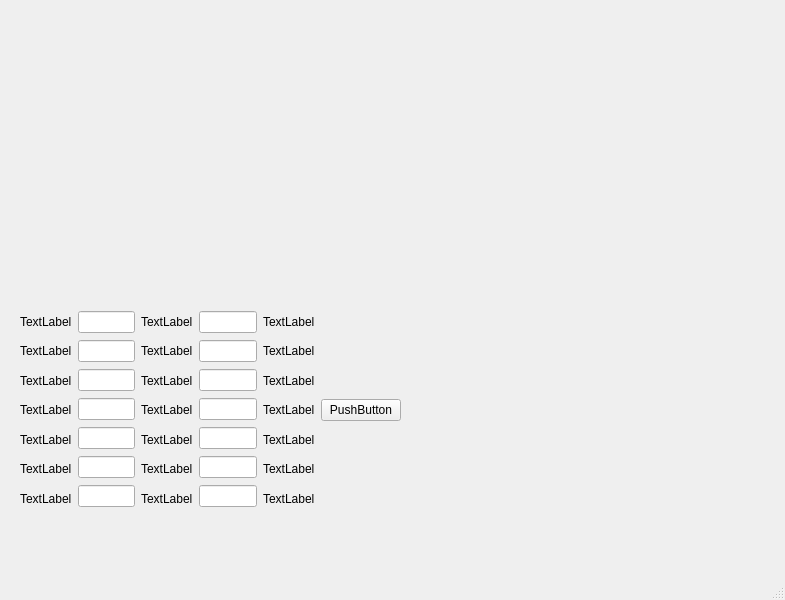
<?xml version="1.0" encoding="UTF-8"?>
<ui version="4.0">
 <class>MainWindow</class>
 <widget class="QMainWindow" name="MainWindow">
  <property name="geometry">
   <rect>
    <x>0</x>
    <y>0</y>
    <width>785</width>
    <height>600</height>
   </rect>
  </property>
  <property name="windowTitle">
   <string>MainWindow</string>
  </property>
  <widget class="QWidget" name="centralwidget">
   <widget class="QWidget" name="horizontalLayoutWidget">
    <property name="geometry">
     <rect>
      <x>10</x>
      <y>10</y>
      <width>771</width>
      <height>41</height>
     </rect>
    </property>
    <layout class="QHBoxLayout" name="horizontalLayout"/>
   </widget>
   <widget class="QWidget" name="horizontalLayoutWidget_2">
    <property name="geometry">
     <rect>
      <x>10</x>
      <y>50</y>
      <width>771</width>
      <height>241</height>
     </rect>
    </property>
    <layout class="QHBoxLayout" name="horizontalLayout_2"/>
   </widget>
   <widget class="QWidget" name="horizontalLayoutWidget_3">
    <property name="geometry">
     <rect>
      <x>20</x>
      <y>310</y>
      <width>381</width>
      <height>200</height>
     </rect>
    </property>
    <layout class="QHBoxLayout" name="horizontalLayout_3">
     <item>
      <layout class="QVBoxLayout" name="verticalLayout_4">
       <item>
        <widget class="QLabel" name="label_8">
         <property name="text">
          <string>TextLabel</string>
         </property>
        </widget>
       </item>
       <item>
        <widget class="QLabel" name="label_9">
         <property name="text">
          <string>TextLabel</string>
         </property>
        </widget>
       </item>
       <item>
        <widget class="QLabel" name="label_10">
         <property name="text">
          <string>TextLabel</string>
         </property>
        </widget>
       </item>
       <item>
        <widget class="QLabel" name="label_11">
         <property name="text">
          <string>TextLabel</string>
         </property>
        </widget>
       </item>
       <item>
        <widget class="QLabel" name="label_12">
         <property name="text">
          <string>TextLabel</string>
         </property>
        </widget>
       </item>
       <item>
        <widget class="QLabel" name="label_13">
         <property name="text">
          <string>TextLabel</string>
         </property>
        </widget>
       </item>
       <item>
        <widget class="QLabel" name="label_14">
         <property name="text">
          <string>TextLabel</string>
         </property>
        </widget>
       </item>
      </layout>
     </item>
     <item>
      <layout class="QVBoxLayout" name="verticalLayout_2">
       <item>
        <widget class="QLineEdit" name="lineEdit_6"/>
       </item>
       <item>
        <widget class="QLineEdit" name="lineEdit_7"/>
       </item>
       <item>
        <widget class="QLineEdit" name="lineEdit_3"/>
       </item>
       <item>
        <widget class="QLineEdit" name="lineEdit_4"/>
       </item>
       <item>
        <widget class="QLineEdit" name="lineEdit_5"/>
       </item>
       <item>
        <widget class="QLineEdit" name="lineEdit"/>
       </item>
       <item>
        <widget class="QLineEdit" name="lineEdit_8"/>
       </item>
      </layout>
     </item>
     <item>
      <layout class="QVBoxLayout" name="verticalLayout_5">
       <item>
        <widget class="QLabel" name="label_15">
         <property name="text">
          <string>TextLabel</string>
         </property>
        </widget>
       </item>
       <item>
        <widget class="QLabel" name="label_16">
         <property name="text">
          <string>TextLabel</string>
         </property>
        </widget>
       </item>
       <item>
        <widget class="QLabel" name="label_17">
         <property name="text">
          <string>TextLabel</string>
         </property>
        </widget>
       </item>
       <item>
        <widget class="QLabel" name="label_18">
         <property name="text">
          <string>TextLabel</string>
         </property>
        </widget>
       </item>
       <item>
        <widget class="QLabel" name="label_19">
         <property name="text">
          <string>TextLabel</string>
         </property>
        </widget>
       </item>
       <item>
        <widget class="QLabel" name="label_20">
         <property name="text">
          <string>TextLabel</string>
         </property>
        </widget>
       </item>
       <item>
        <widget class="QLabel" name="label_21">
         <property name="text">
          <string>TextLabel</string>
         </property>
        </widget>
       </item>
      </layout>
     </item>
     <item>
      <layout class="QVBoxLayout" name="verticalLayout_3">
       <item>
        <widget class="QLineEdit" name="lineEdit_10"/>
       </item>
       <item>
        <widget class="QLineEdit" name="lineEdit_9"/>
       </item>
       <item>
        <widget class="QLineEdit" name="lineEdit_11"/>
       </item>
       <item>
        <widget class="QLineEdit" name="lineEdit_12"/>
       </item>
       <item>
        <widget class="QLineEdit" name="lineEdit_13"/>
       </item>
       <item>
        <widget class="QLineEdit" name="lineEdit_2"/>
       </item>
       <item>
        <widget class="QLineEdit" name="lineEdit_14"/>
       </item>
      </layout>
     </item>
     <item>
      <layout class="QVBoxLayout" name="verticalLayout">
       <item>
        <widget class="QLabel" name="label_6">
         <property name="text">
          <string>TextLabel</string>
         </property>
        </widget>
       </item>
       <item>
        <widget class="QLabel" name="label_3">
         <property name="text">
          <string>TextLabel</string>
         </property>
        </widget>
       </item>
       <item>
        <widget class="QLabel" name="label_2">
         <property name="text">
          <string>TextLabel</string>
         </property>
        </widget>
       </item>
       <item>
        <widget class="QLabel" name="label_5">
         <property name="text">
          <string>TextLabel</string>
         </property>
        </widget>
       </item>
       <item>
        <widget class="QLabel" name="label_4">
         <property name="text">
          <string>TextLabel</string>
         </property>
        </widget>
       </item>
       <item>
        <widget class="QLabel" name="label">
         <property name="text">
          <string>TextLabel</string>
         </property>
        </widget>
       </item>
       <item>
        <widget class="QLabel" name="label_7">
         <property name="text">
          <string>TextLabel</string>
         </property>
        </widget>
       </item>
      </layout>
     </item>
     <item>
      <widget class="QPushButton" name="pushButton">
       <property name="text">
        <string>PushButton</string>
       </property>
      </widget>
     </item>
    </layout>
   </widget>
  </widget>
  <widget class="QMenuBar" name="menubar">
   <property name="geometry">
    <rect>
     <x>0</x>
     <y>0</y>
     <width>785</width>
     <height>26</height>
    </rect>
   </property>
  </widget>
  <widget class="QStatusBar" name="statusbar"/>
 </widget>
 <resources/>
 <connections/>
</ui>
